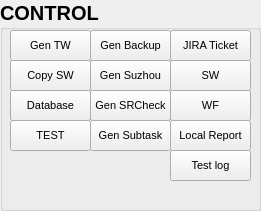
     <widget class="QGroupBox" name="groupBox">
      <property name="enabled">
       <bool>true</bool>
      </property>
      <property name="geometry">
       <rect>
        <x>0</x>
        <y>600</y>
        <width>261</width>
        <height>211</height>
       </rect>
      </property>
      <property name="font">
       <font>
        <pointsize>15</pointsize>
        <weight>75</weight>
        <bold>true</bold>
       </font>
      </property>
      <property name="title">
       <string>CONTROL</string>
      </property>
      <widget class="QPushButton" name="GD_Button">
       <property name="geometry">
        <rect>
         <x>10</x>
         <y>30</y>
         <width>81</width>
         <height>31</height>
        </rect>
       </property>
       <property name="font">
        <font>
         <pointsize>8</pointsize>
         <weight>50</weight>
         <bold>false</bold>
        </font>
       </property>
       <property name="text">
        <string>Gen TW</string>
       </property>
      </widget>
      <widget class="QPushButton" name="Ticket_Open_Button">
       <property name="geometry">
        <rect>
         <x>170</x>
         <y>30</y>
         <width>81</width>
         <height>31</height>
        </rect>
       </property>
       <property name="font">
        <font>
         <pointsize>8</pointsize>
         <weight>50</weight>
         <bold>false</bold>
        </font>
       </property>
       <property name="text">
        <string>JIRA Ticket</string>
       </property>
      </widget>
      <widget class="QPushButton" name="CSW_Button">
       <property name="geometry">
        <rect>
         <x>10</x>
         <y>60</y>
         <width>81</width>
         <height>31</height>
        </rect>
       </property>
       <property name="font">
        <font>
         <pointsize>8</pointsize>
         <weight>50</weight>
         <bold>false</bold>
        </font>
       </property>
       <property name="text">
        <string>Copy SW</string>
       </property>
      </widget>
      <widget class="QPushButton" name="SW_Open_Button">
       <property name="geometry">
        <rect>
         <x>170</x>
         <y>60</y>
         <width>81</width>
         <height>31</height>
        </rect>
       </property>
       <property name="font">
        <font>
         <pointsize>8</pointsize>
         <weight>50</weight>
         <bold>false</bold>
        </font>
       </property>
       <property name="text">
        <string>SW</string>
       </property>
      </widget>
      <widget class="QPushButton" name="WF_Open_Button">
       <property name="geometry">
        <rect>
         <x>170</x>
         <y>90</y>
         <width>81</width>
         <height>31</height>
        </rect>
       </property>
       <property name="font">
        <font>
         <pointsize>8</pointsize>
         <weight>50</weight>
         <bold>false</bold>
        </font>
       </property>
       <property name="text">
        <string>WF</string>
       </property>
      </widget>
      <widget class="QPushButton" name="GSR_Button">
       <property name="enabled">
        <bool>true</bool>
       </property>
       <property name="geometry">
        <rect>
         <x>90</x>
         <y>60</y>
         <width>81</width>
         <height>31</height>
        </rect>
       </property>
       <property name="font">
        <font>
         <pointsize>8</pointsize>
         <weight>50</weight>
         <bold>false</bold>
        </font>
       </property>
       <property name="text">
        <string>Gen Suzhou</string>
       </property>
       <property name="flat">
        <bool>false</bool>
       </property>
      </widget>
      <widget class="QPushButton" name="GBR_Button">
       <property name="enabled">
        <bool>true</bool>
       </property>
       <property name="geometry">
        <rect>
         <x>90</x>
         <y>30</y>
         <width>81</width>
         <height>31</height>
        </rect>
       </property>
       <property name="font">
        <font>
         <pointsize>8</pointsize>
         <weight>50</weight>
         <bold>false</bold>
        </font>
       </property>
       <property name="text">
        <string>Gen Backup</string>
       </property>
       <property name="checkable">
        <bool>false</bool>
       </property>
       <property name="flat">
        <bool>false</bool>
       </property>
      </widget>
      <widget class="QPushButton" name="GSRCR_Button">
       <property name="enabled">
        <bool>true</bool>
       </property>
       <property name="geometry">
        <rect>
         <x>90</x>
         <y>90</y>
         <width>81</width>
         <height>31</height>
        </rect>
       </property>
       <property name="font">
        <font>
         <pointsize>8</pointsize>
         <weight>50</weight>
         <bold>false</bold>
        </font>
       </property>
       <property name="text">
        <string>Gen SRCheck</string>
       </property>
      </widget>
      <widget class="QPushButton" name="JIRA_ST_Button">
       <property name="geometry">
        <rect>
         <x>90</x>
         <y>120</y>
         <width>81</width>
         <height>31</height>
        </rect>
       </property>
       <property name="font">
        <font>
         <pointsize>8</pointsize>
         <weight>50</weight>
         <bold>false</bold>
        </font>
       </property>
       <property name="text">
        <string>Gen Subtask</string>
       </property>
      </widget>
      <widget class="QPushButton" name="LRF_Open_Button">
       <property name="geometry">
        <rect>
         <x>170</x>
         <y>120</y>
         <width>81</width>
         <height>31</height>
        </rect>
       </property>
       <property name="font">
        <font>
         <pointsize>8</pointsize>
         <weight>50</weight>
         <bold>false</bold>
        </font>
       </property>
       <property name="text">
        <string>Local Report</string>
       </property>
      </widget>
      <widget class="QPushButton" name="DB_Open_Button">
       <property name="geometry">
        <rect>
         <x>10</x>
         <y>90</y>
         <width>81</width>
         <height>31</height>
        </rect>
       </property>
       <property name="font">
        <font>
         <pointsize>8</pointsize>
         <weight>50</weight>
         <bold>false</bold>
        </font>
       </property>
       <property name="text">
        <string>Database</string>
       </property>
      </widget>
      <widget class="QPushButton" name="TEST_Open_Button">
       <property name="geometry">
        <rect>
         <x>10</x>
         <y>120</y>
         <width>81</width>
         <height>31</height>
        </rect>
       </property>
       <property name="font">
        <font>
         <pointsize>8</pointsize>
         <weight>50</weight>
         <bold>false</bold>
        </font>
       </property>
       <property name="text">
        <string>TEST</string>
       </property>
      </widget>
      <widget class="QPushButton" name="TL_Open_Button">
       <property name="geometry">
        <rect>
         <x>170</x>
         <y>150</y>
         <width>81</width>
         <height>31</height>
        </rect>
       </property>
       <property name="font">
        <font>
         <pointsize>8</pointsize>
         <weight>50</weight>
         <bold>false</bold>
        </font>
       </property>
       <property name="text">
        <string>Test log</string>
       </property>
      </widget>
     </widget>
